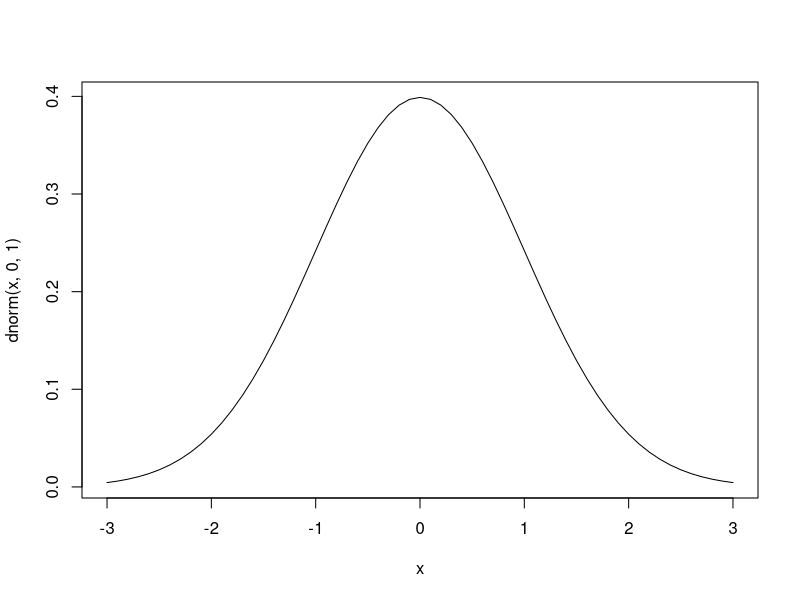
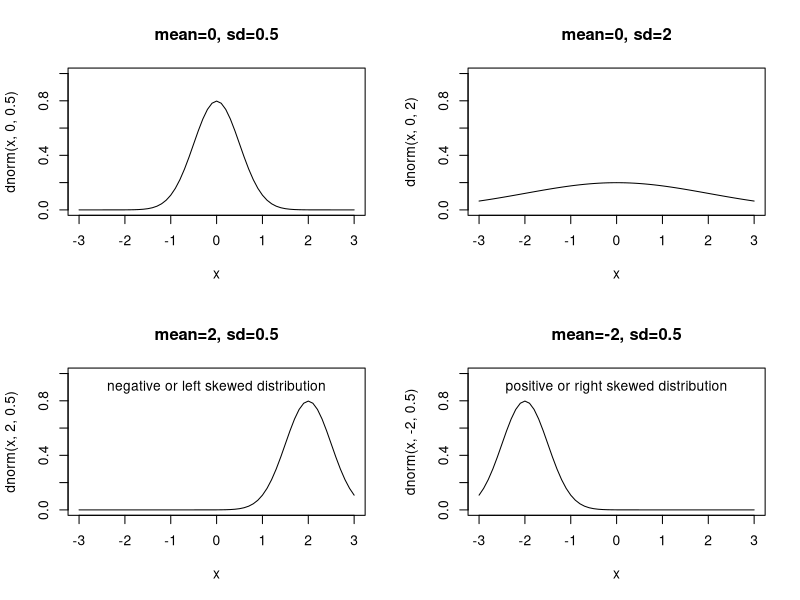

Source code (R) for these figures, in order:
##### This file produces examples of Type I and Type II errors

##### Normal distribution:plot(x, dnorm(x, 0, 1), type="l", ylim=c(0,1))
x <- seq(-3, 3, 0.1)


op=par(mfrow=c(1,1))
plot(x, dnorm(x, 0, 1), type="l")
dev.print (postscript, "normal.ps", horizontal=F, paper="letter")
par(op)

op = par(mfrow=c(2,2))
plot(x, dnorm(x, 0, 0.5), type="l", main="mean=0, sd=0.5", ylim=c(0,1))
plot(x, dnorm(x, 0, 2), type="l", main="mean=0, sd=2", ylim=c(0,1))
plot(x, dnorm(x, 2, 0.5), type="l", main="mean=2, sd=0.5", ylim=c(0,1))
    text(0, 0.9, "negative or left skewed distribution")
plot(x, dnorm(x, -2, 0.5), type="l", main="mean=-2, sd=0.5", ylim=c(0,1))
    text(0, 0.9, "positive or right skewed distribution")
par(op)
dev.print (postscript, "normal2.ps", horizontal=F, paper="letter")
